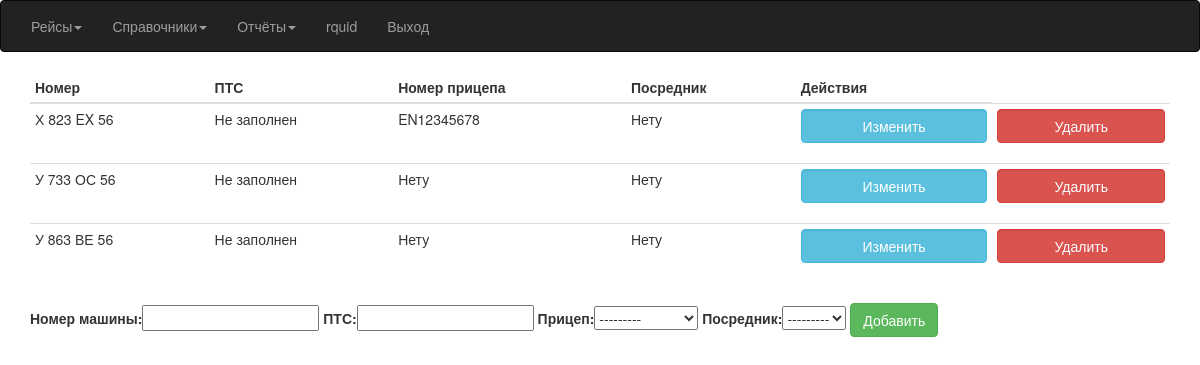
/Car/ (signed in), run on the app's committed database.
### Avtoregion/models.py (models this page shows, shortened)
class Car(models.Model):
    id_car = models.AutoField(primary_key=True)
    number = models.CharField(max_length=11, unique=True, verbose_name='Номер машины')
    brand = models.CharField(max_length=20, default='Scania')
    pts = models.CharField(max_length=10, null=True, blank=True, verbose_name='ПТС')
    trailer = models.ForeignKey(Trailer, blank=True, null=True)
    mediator = models.ForeignKey(Mediator, blank=True, null=True)

class Trailer(models.Model):
    id_trailer = models.AutoField(primary_key=True)
    number = models.CharField(max_length=10)
    def __str__(self):
        return '%s' % self.number

### Avtoregion/views.py (the view)
# urls.py: url(r'^Car/$', views.CarViewList.as_view(), name='CarList'),
class CarViewList(LoginRequiredMixin, ListView):
    model = Car
    template_name = 'car.html'
    context_object_name = 'qCar'
    def get_context_data(self, **kwargs):
        context = super().get_context_data(**kwargs)
        context['form'] = CarForm()
        return context

### Avtoregion/forms.py
class CarForm(ModelForm):
    class Meta:
        model = Car
        fields = ['number', 'pts', 'trailer', 'mediator']
        labels = {'number': 'Номер машины', 'pts': 'ПТС', 'trailer': 'Прицеп', 'mediator': 'Посредник'}

### templates/car.html (shortened to what this page needs)
{% extends "index.html" %}
{% block content %}
 <div class="container">
 <div class="table-responsive">
 {% if qCar %}
	 <table class="table table-hover table-condensed">
		 <thead>
			 <th>Номер</th>
			 <th>ПТС</th>
			 <th>Номер прицепа</th>
             <th>Посредник</th>
             <th>Действия</th>
		 </thead>
		 <tbody>
	 {% for q in qCar %}
	    <tr>
		    <td>
					{{ q.number }}
		    </td>
		    <td>
			        {{ q.pts|default_if_none:'Не заполнен' }}
		    </td>
		    <td>
					{{ q.trailer|default_if_none:'Нету' }}
		    </td>
            <td>
                    {{ q.mediator|default_if_none:'Нету' }}
            </td>
		    <td>
                <div class="form-group">
					<form action="update{{ q.pk }}" method="get">
                        <button class="btn btn-info form-control">Изменить</button>
		            </form>
                </div>
		 </td>
		    <td>
                <div class="form-group">
		 <form action="{% url 'CarDelete' %}" method="post">
			 <button class="btn btn-danger form-control delete-confirmation">Удалить</button>
		 </form>
         </div>
	     </td>
	    </tr>
	 {% endfor %}
		 </tbody>
	 </table>
 {% endif %}
 </div>
 <form action="add" method="post">
    {{ form.as_table }}
    <button class="btn btn-success">Добавить</button>
</form>
 </div>
{% endblock %}

### templates/index.html (shortened to what this page needs)
{% load static %}
<!DOCTYPE html>
<html lang="ru">
<head>
	<link rel="stylesheet" href="{% static "css/bootstrap.min.css" %}">
	<link rel="stylesheet" href="https://cdnjs.cloudflare.com/ajax/libs/font-awesome/4.7.0/css/font-awesome.min.css">
	<link rel="stylesheet" href="{% static "css/daterangepicker.css" %}">
</head>
{% if user.is_anonymous %}
    <body>
    {% block login %}
    {% endblock %}
    </body>
{% else %}
    <body>
    <nav class="navbar navbar-inverse">
	    <div class="container-fluid">
		    <ul class="nav navbar-nav">
			    <li class="dropdown">
				    <a class="dropdown-toggle" data-toggle="dropdown" href="{% url 'Race' %}">Рейсы<span class="caret"></span></a>
			    </li>
			    <li class="dropdown">
				    <a class="dropdown-toggle" href="index.html" data-toggle="dropdown">Справочники<span class="caret"></span></a>
			    </li>
			    <li class="dropdown">
				    <a class="dropdown-toggle" data-toggle="dropdown" href="index.html">Отчёты<span class="caret"></span></a>
			    </li>
			    <li class="navbar-text">{{ user }}</li>
			    <li><a class="navbar-link" href="{% url 'logout' %}">Выход</a></li>
		    </ul>
	    </div>
    </nav>
		{% block content %}
		{% endblock %}
    </body>
{% endif %}
</html>

### data on the page
Car: number "Х 823 EX 56", pts "Не заполнен", trailer "EN12345678", mediator "Нету"
Car: number "У 733 ОС 56", pts "Не заполнен", trailer "Нету", mediator "Нету"
Car: number "У 863 ВЕ 56", pts "Не заполнен", trailer "Нету", mediator "Нету"

### other printed values
{{ user }} "rquid"
